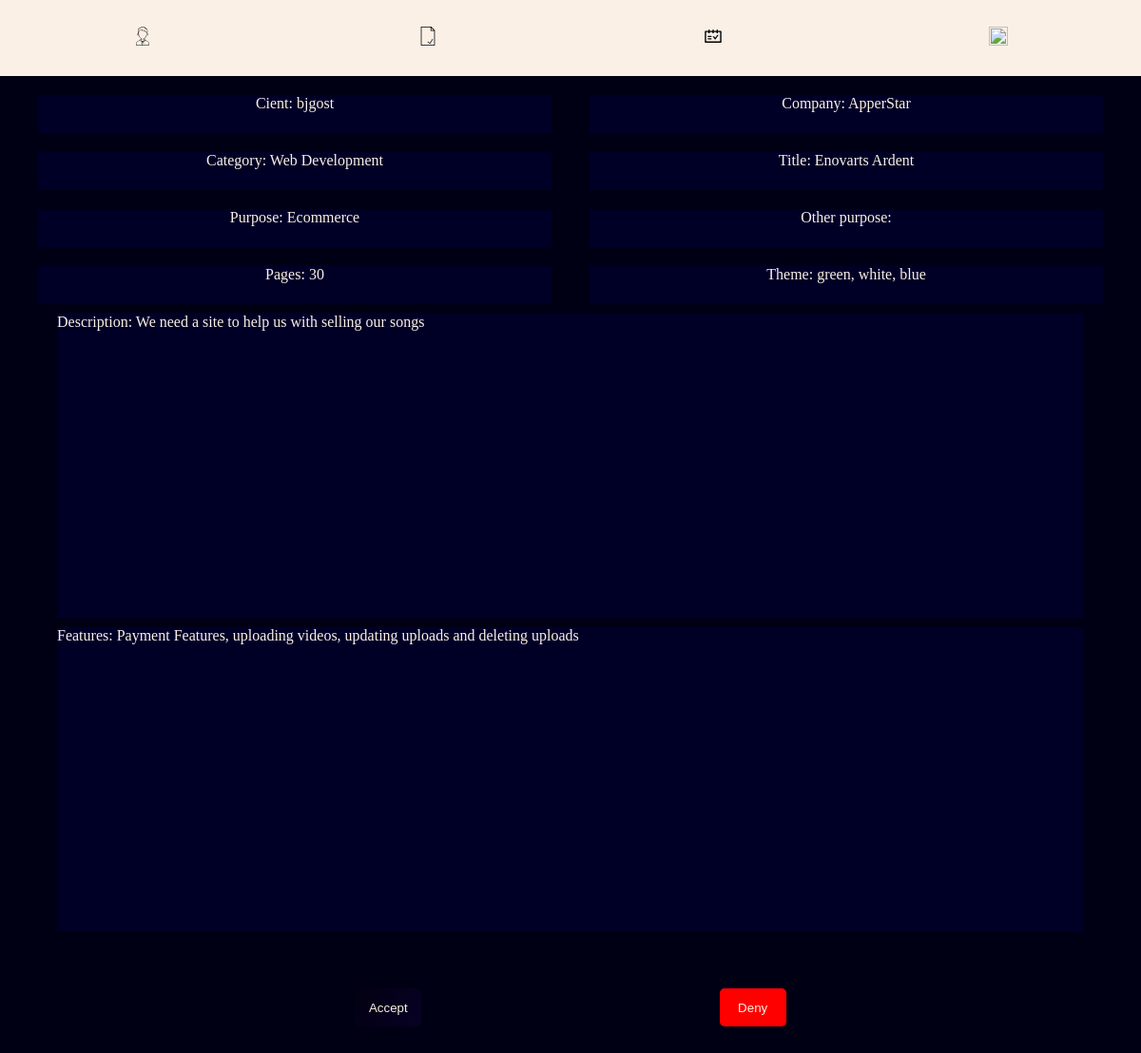
Page /jobs/notification/17/ (signed in) on the committed database.
### ordering/models.py (models this page shows)
class Notification(models.Model):
	user = models.ForeignKey(settings.AUTH_USER_MODEL, on_delete=models.CASCADE)
	category = models.CharField(max_length=255, choices=CATS, null=True, blank=True)
	job = models.ForeignKey(Job, on_delete=models.CASCADE)
	body = models.TextField(blank=True, null=True)
	viewed = models.BooleanField(null=False, default=False)
	timestamp = models.DateTimeField(auto_now_add=True, null=True)

class Job(models.Model):
	user = models.ForeignKey(settings.AUTH_USER_MODEL, on_delete=models.CASCADE, null=True)
	category = models.CharField(max_length=255, choices=CATS)
	timestamp = models.DateTimeField(auto_now_add=True, null=True)
	accepted = models.BooleanField(null=True, blank=True)
	scheduled = models.BooleanField(null=False, default=False)
	apper = models.ForeignKey(settings.AUTH_USER_MODEL, on_delete=models.CASCADE, null=True, related_name='apper')
	descriptive_purpose = models.TextField(null=True)
	title = models.CharField(max_length=255, blank=False, null=True)
	description = models.TextField(blank=True, null=True)
	purpose = models.CharField(blank=True, null=True, max_length=255, choices=PURPOSES)
	other = models.TextField(blank=True, null=True)
	features = models.TextField(blank=True, null=True)
	pages = models.IntegerField(blank=True, null=True)
	theme = models.CharField(blank=True, null=True, max_length=255)
	sys_type = models.CharField(max_length=225, choices=SYS_TYPES, null=True)
	modules = models.TextField(null=True)
	banner_type = models.CharField(max_length=255, choices=BANNERS, null=True)
	graphic_type = models.CharField(max_length=255, choices=GRAPHIC_TYPE, null=True)

### accounts/models.py (models this page shows)
class User(AbstractUser):
	salesName = models.CharField(max_length=255, blank=True)

### ordering/views.py (the view)
# urls.py: path('notification/<str:pk>/', views.notification_detail, name='notification-detail'),
@login_required(login_url='login')
def notification_detail(request, pk):
	notification = Notification.objects.get(id=pk)
	context = {'notification':notification}
	template_name = 'notification_detail.html'
	if notification.viewed == False:
		notification.viewed = True
		notification.save()
	return render(request, template_name, context )

### ordering/templates/notification_detail.html (shortened to what this page needs)
{%extends 'base.html'%}
{%block content%}
{%if notification.job.category == 'Web Development'%}
<div class="container">
	<div class="small-box-holder">
		<section class="small-box">Cient: {{notification.user}}</section>
		<section class="small-box">Company: {{notification.user.salesName}}</section>
	</div>
	<div class="small-box-holder">
		<section class="small-box">Category: {{notification.job.category}}</section>
		<section class="small-box">Title: {{notification.job.title}}</section>
	</div>
	<div class="small-box-holder">
		<section class="small-box">Purpose: {{notification.job.purpose}}</section>
		<section class="small-box">Other purpose: {{notification.job.other}}</section>
	</div>
	<div class="small-box-holder">
		<section class="small-box">Pages: {{notification.job.pages}}</section>
		<section class="small-box">Theme: {{notification.job.theme}}</section>
	</div>
	<section class="big-box">Description: {{notification.job.description}}</section>
	<section class="big-box">Features: {{notification.job.features}}</section>
	<div class="btn-container">
		<form method="post" action="{%url 'accept'%}">
			<button class="btn">Accept</button>
		</form>
		<form method="post" action="{%url 'deny'%}">
			<button class="btn red">Deny</button>
		</form>
	</div>
</div>
{%endif%}
{%endblock%}

### ordering/templates/notification_detail.html (style rules this page uses)
.container { width: 100%; min-height: 100vh; background: rgba(0, 0, 20); display: flex; flex-direction: column; justify-content: safe start; align-items: center; }
.big-box { width: 90%; min-height: 40vh; text-align: left; background: rgba(0, 0, 58, 0.5); color: linen; margin-top: 10px; }
.small-box-holder { display: flex; flex-direction: row; align-items: center; justify-content: space-evenly; width: 100%; min-height: 6vh; margin-top: 10px; }
.small-box { width: 45%; min-height: 5vh; text-align: center; background: rgba(0, 0, 58, 0.5); color: linen; margin-top: 10px; border-radius: 0px; }
.btn-container { display: flex; flex-direction: row; align-items: center; justify-content: space-evenly; width: 90%; min-height: 20vh; }
.btn { height: 40px; width: 70px; background: var(--apperBlue); color: linen; border-radius: 5px; border: 0px; }
.red { background: red; }

### accounts/templates/base.html (style rules this page uses)
* { padding: 0px; margin: 0px; box-sizing: border-box; }
:root { --apperBlack: #030011; --apperBlue: linear-gradient(120deg, #030011, #070125); }
.body-container { background: rgb(0, 0, 20); }

### rows in the picture
Notification: user "bjgost", user.salesName "ApperStar", job.category "Web Development", job "Enovarts Ardent", job.purpose "Ecommerce", job.pages "30", job.theme "green, white, blue", job.description "We need a site to help us with selling our songs", job.features "Payment Features, uploading videos, updating uploads and deleting uploads"
